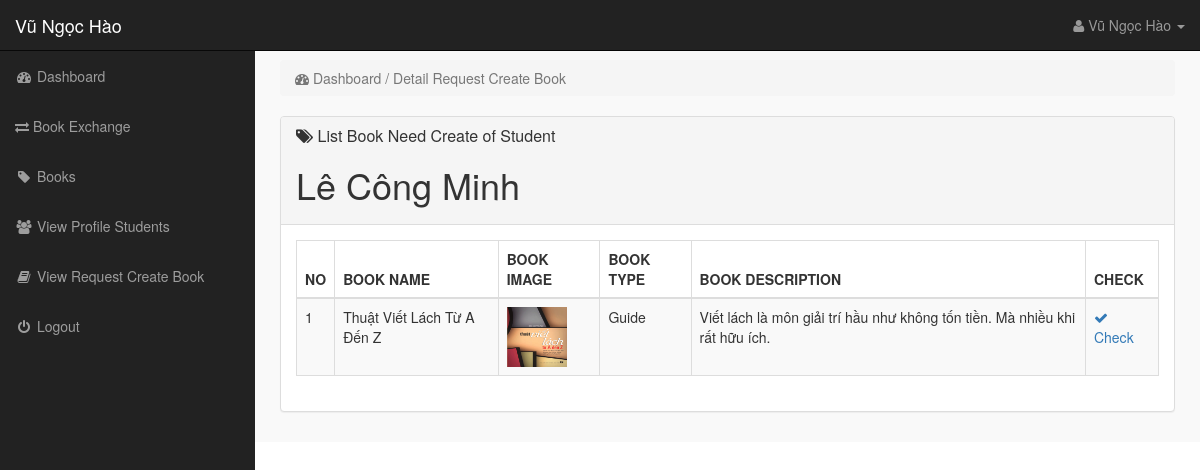
Screenshot of /doanphp/admin-exchange/index.php?detail_request=2 (signed in) with the database file from the repository.
### tables this page shows
CREATE TABLE `student` (
  `STUDENT_ID` int(10) NOT NULL,
  `STUDENT_NAME` varchar(50) DEFAULT NULL,
  `UNIVERSITY` varchar(50) DEFAULT NULL,
  `STUDENT_EMAIL` varchar(50) DEFAULT NULL,
  `STUDENT_PASSWORD` varchar(50) DEFAULT NULL,
  `STUDENT_PHONE` varchar(50) DEFAULT NULL,
  `STUDENT_ADDRESS` varchar(50) DEFAULT NULL,
  `STUDENT_LOSTBOOK` int(10) DEFAULT NULL
);

CREATE TABLE `bookofstudent` (
  `BOOK_ID` int(10) NOT NULL,
  `STUDENT_ID` int(10) NOT NULL,
  `BOOK_NAME` varchar(50) DEFAULT NULL,
  `BOOK_TYPE` varchar(10) DEFAULT NULL,
  `BOOK_STATUS` int(10) DEFAULT NULL,
  `BOOK_IMAGE` varchar(100) DEFAULT NULL,
  `DESCRIPTION` varchar(100) DEFAULT NULL,
  `BOOK_REQUEST_CREATE` int(10) DEFAULT NULL
);

### doanphp/admin-exchange/detail_request.php (the view)
<?php
if (!isset($_SESSION['idadmin'])) {
    echo "<script>window.open('/Loginad/index.php','_self')</script>";
} else {
?>
    <?php
    if (isset($_GET['detail_request'])) {
        $student_id = $_GET['detail_request'];
        $get_student = "select * from student where STUDENT_ID='$student_id'";
        $run_student = mysqli_query($conn, $get_student);
        $row_student = mysqli_fetch_array($run_student);
        $student_name = $row_student['STUDENT_NAME'];
    }
    ?>
    <div class="row">
        <div class="col-lg-12">
            <ol class="breadcrumb">
                <li class="active">
                    <i class="fa fa-dashboard"></i> Dashboard / Detail Request Create Book
                </li>
            </ol>
        </div>
    </div>
    <div class="row">
        <div class="col-lg-12">
            <div class="panel panel-default">
                <div class="panel-heading">
                    <h3 class="panel-title">
                        <i class="fa fa-tags"></i> List Book Need Create of Student <h1><?php echo $student_name; ?></h1>
                    </h3>
                </div>
                <div class="panel-body">
                    <div class="table-responsive">
                        <table class="table table-striped table-bordered table-hover">
                            <thead>
                                <tr>
                                    <th> NO </th>
                                    <th> BOOK NAME </th>
                                    <th> BOOK IMAGE </th>
                                    <th> BOOK TYPE </th>
                                    <th> BOOK DESCRIPTION </th>
                                    <th> CHECK </th>
                                </tr>
                            </thead>
                            <tbody>
                                <?php
                                if (isset($_GET['detail_request'])) {
                                    $i = 0;
                                    $student_id = $_GET['detail_request'];
                                    $get_books = "select * from bookofstudent where STUDENT_ID='$student_id' and BOOK_REQUEST_CREATE=0";
                                    $run_books = mysqli_query($conn, $get_books);
                                    while ($row_books = mysqli_fetch_array($run_books)) {
                                        $book_id = $row_books['BOOK_ID'];
                                        $book_name = $row_books['BOOK_NAME'];
                                        $book_image = $row_books['BOOK_IMAGE'];
                                        $book_type = $row_books['BOOK_TYPE'];
                                        $book_des = $row_books['DESCRIPTION'];
                                        $i++;
                                ?>
                                        <tr>
                                            <td> <?php echo $i; ?> </td>
                                            <td> <?php echo $book_name; ?> </td>
                                            <td> <img src="<?php echo $book_image; ?>" width="60" height="60"> </td>
                                            <td> <?php echo $book_type; ?></td>
                                            <td> <?php echo $book_des; ?></td>
                                            <td>
                                                <a href="index.php?detail_book_request=<?php echo $book_id; ?>&student_request=<?php echo $student_id; ?>">
                                                    <i class="fa fa-check"></i> Check
                                                </a>
                                            </td>
                                        </tr>
                                <?php }
                                } ?>
                            </tbody>
                        </table>
                    </div>
                </div>
            </div>
        </div>
    </div>
<?php } ?>

### doanphp/admin-exchange/css/style.css (style rules this page uses)
body { margin-top: 100px; }
@media (min-width: 768px) { body { margin-top: 50px; } }
.panel-body { border-radius: 5px; }

### rows the page displays
student: STUDENT_NAME "Lê Công Minh"
bookofstudent: BOOK_NAME "Thuật Viết Lách Từ A Đến Z", BOOK_IMAGE (picture), BOOK_TYPE "Guide", DESCRIPTION "Viết lách là môn giải trí hầu như không tốn tiền. Mà nhiều khi rất hữu ích."

### other values shown
$name "Vũ Ngọc Hào"
